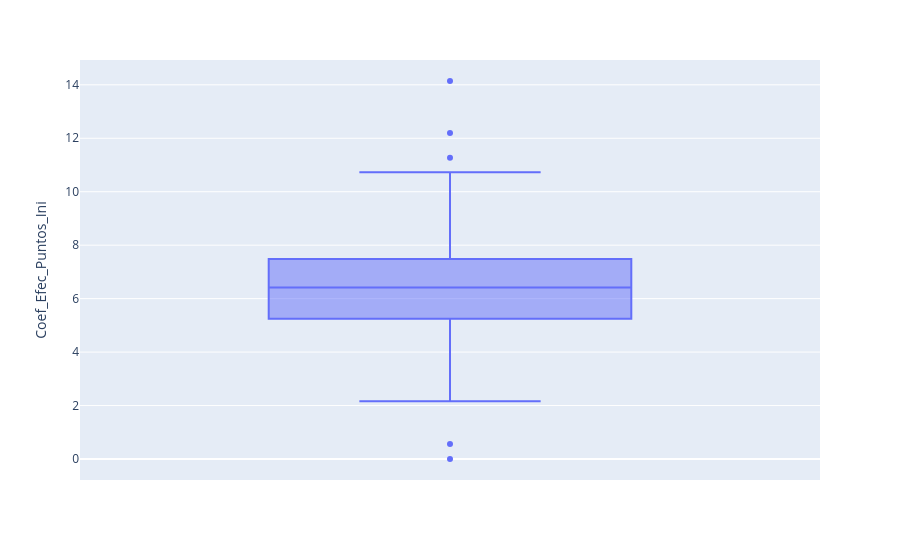

This figure's notebook cell:
### Code cell
px.box(df_equipos, y = 'Coef_Efec_Puntos_Ini')

### Figure 1 — Plotly figure (JSON) as saved in the notebook; plotly's stock layout.template omitted (floating-point values rounded to 4 significant figures)
{"data": [{"alignmentgroup": "True", "hovertemplate": "Coef_Efec_Puntos_Ini=%{y}<extra></extra>", "legendgroup": "", "marker": {"color": "#636efa"}, "name": "", "notched": false, "offsetgroup": "", "orientation": "v", "showlegend": false, "type": "box", "x0": " ", "xaxis": "x", "y": [8.532, 7.483, 6.487, 4.608, 4.822, 7.297, 6.476, 3.953, 3.515, 5.245, 6.547, NaN, 5.876, 7.098, 8.539, 6.981, 6.932, 7.164, 4.994, 8.625, 5.638, 3.296, NaN, NaN, 5.666, 10.67, 11.27, 7.252, 8.473, 8.412, 4.32, 6.192, 6.612, 4.1, NaN, 6.545, 6.629, 8.215, 0.0, 4.534, 6.164, 6.125, 9.535, 7.67, NaN, 10.67, 5.39, 4.523, 6.362, 7.943, 5.552, 5.447, 7.167, 5.822, 14.14, 12.2, 5.414, 6.713, 5.692, 5.176, 7.848, 5.775, 5.74, 7.54, 6.755, 7.214, 5.357, 7.104, 4.681, 5.411, 0.5625, NaN, 7.924, 4.746, 5.25, 9.596, 7.039, 5.628, 3.675, 6.922, 5.647, 5.222, 2.165, 2.663, 7.172, 7.907, 9.067, 8.672, 8.117, 5.763, 6.754, 4.6, 2.3, 4.385, 5.089, 8.038, 10.73, 4.283, 5.633, 7.456, NaN, 5.717, 6.979, 7.146, NaN, 5.864, NaN, NaN, NaN, NaN, NaN, NaN, NaN, NaN, NaN, NaN, NaN, NaN, NaN], "y0": " ", "yaxis": "y"}], "layout": {"boxmode": "group", "legend": {"tracegroupgap": 0}, "margin": {"t": 60}, "xaxis": {"anchor": "y", "domain": [0, 1]}, "yaxis": {"anchor": "x", "domain": [0, 1], "title": {"text": "Coef_Efec_Puntos_Ini"}}}}
